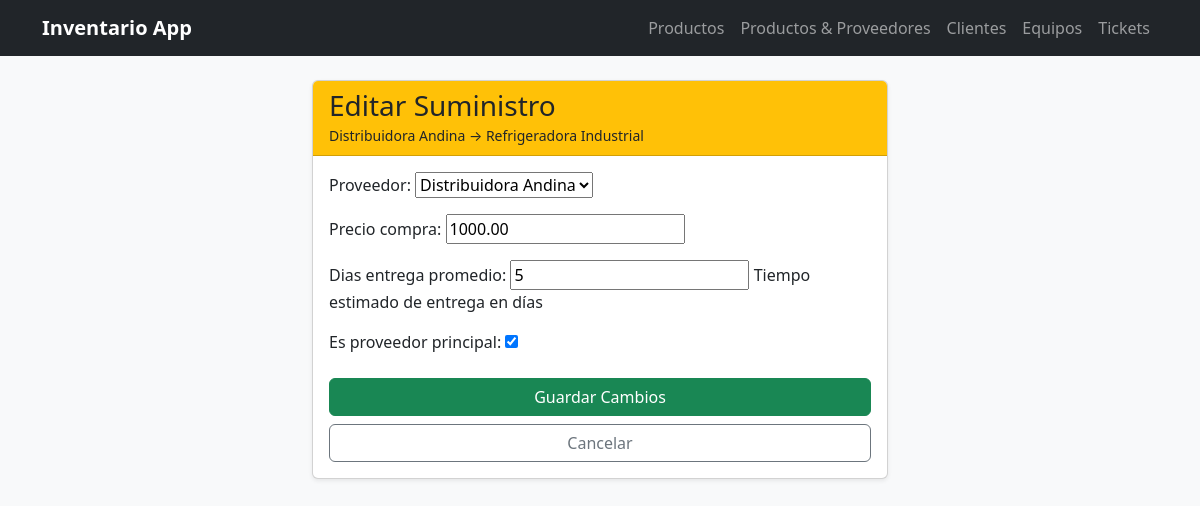
Page /inventario/suministros/1/editar/ on the committed database.
### inventario/models.py (models this page shows, shortened)
class Suministro(models.Model):
    producto = models.ForeignKey(Producto, on_delete=models.CASCADE)
    proveedor = models.ForeignKey(Proveedor, on_delete=models.CASCADE)
    precio_compra = models.DecimalField(max_digits=10, decimal_places=2)
    dias_entrega_promedio = models.IntegerField(help_text="Tiempo estimado de entrega en días")
    es_proveedor_principal = models.BooleanField(default=False)
    fecha_ultimo_pedido = models.DateField(auto_now=True)
    class Meta:
        unique_together = ('producto', 'proveedor')

class Proveedor(models.Model):
    nombre_empresa = models.CharField(max_length=150)
    ruc_nit = models.CharField(max_length=20, unique=True)
    contacto = models.CharField(max_length=100)
    telefono = models.CharField(max_length=20)
    def __str__(self):
        return self.nombre_empresa

class Producto(models.Model):
    codigo_sku = models.CharField(max_length=50, unique=True)
    nombre = models.CharField(max_length=100)
    marca = models.CharField(max_length=50)
    modelo = models.CharField(max_length=50)
    precio_base = models.DecimalField(max_digits=10, decimal_places=2)
    meses_garantia = models.IntegerField()
    categoria = models.ForeignKey(
        Categoria,
        on_delete=models.PROTECT,
        related_name='productos',
        null=True,
        blank=True
    )
    proveedores = models.ManyToManyField(
        Proveedor,
        through='Suministro',
        related_name='productos',
        blank=True
    )

### inventario/views.py (the view)
# urls.py: path('suministros/<int:pk>/editar/', views.editar_suministro, name='editar_suministro'),
def editar_suministro(request, pk):
    suministro = get_object_or_404(Suministro, pk=pk)
    if request.method == 'POST':
        form = SuministroForm(request.POST, instance=suministro)
        if form.is_valid():
            try:
                form.save()
                return redirect('productos_proveedores')
            except IntegrityError:
                form.add_error('proveedor', 'Este proveedor ya está registrado para este producto.')
    else:
        form = SuministroForm(instance=suministro)
    return render(request, 'inventario/editar_suministro.html', {'form': form, 'objeto': suministro})

### inventario/forms.py
class SuministroForm(forms.ModelForm):
    class Meta:
        model = Suministro
        fields = ['proveedor', 'precio_compra', 'dias_entrega_promedio', 'es_proveedor_principal']

### inventario/templates/inventario/editar_suministro.html (shortened to what this page needs)
{% extends 'inventario/base.html' %}
{% block content %}
<div class="container mt-4" style="max-width: 600px;">
    <div class="card shadow-sm">
        <div class="card-header bg-warning">
            <h3 class="card-title mb-0">Editar Suministro</h3>
            <small>{{ objeto.proveedor.nombre_empresa }} &rarr; {{ objeto.producto.nombre }}</small>
        </div>
        <div class="card-body">
            <form method="POST">
                {{ form.as_p }}
                <div class="d-grid gap-2 mt-4">
                    <button type="submit" class="btn btn-success">Guardar Cambios</button>
                    <a href="{% url 'productos_proveedores' %}" class="btn btn-outline-secondary">Cancelar</a>
                </div>
            </form>
        </div>
    </div>
</div>
{% endblock %}

### rows in the picture
Suministro: proveedor.nombre_empresa "Distribuidora Andina", producto.nombre "Refrigeradora Industrial", proveedor "Distribuidora Andina", precio_compra "1000.00", dias_entrega_promedio "5", es_proveedor_principal "☑"
